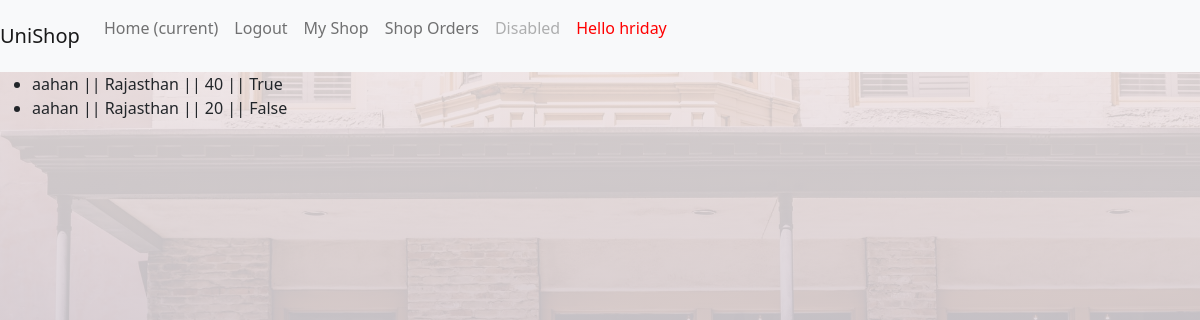
Page /shoporders/ (signed in) on the earlier database version.
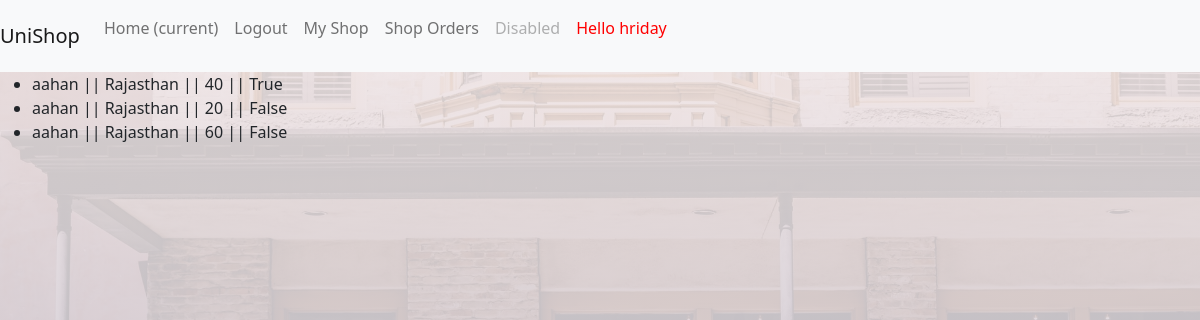
Same page on the later database version.
### unishop/models.py (models this page shows, shortened)
class Bill(models.Model):
    deliver = models.BooleanField(default=False)
    address = models.CharField(max_length=100)
    total_price = models.PositiveIntegerField()
    user = models.ForeignKey(User,on_delete=models.CASCADE,related_name="bill")
    shop = models.ForeignKey('Shop', on_delete=models.CASCADE,related_name="bills")
    class Meta:
        db_table = "Bill"

### unishop/views.py (the view)
# urls.py: path('shoporders/',views.shop_orders,name = "shop_orders"),
@login_required
def shop_orders(request):
    if not request.user.profile.is_owner:
        return redirect('/')
    orders = request.user.shop.bills.all()
    return render(request,'unishop/shop_orders.html',{
        "orders" : orders
    })

### unishop/templates/unishop/shop_orders.html (shortened to what this page needs)
{% extends 'unishop/base.html' %}
{% block bodyblock %}
{% if not orders %}
<h2>Sorry you don't have any orders right now
{% else %}
<ul>
{% for order in orders  %}
<li>
{{order.user.username}} || {{order.address}} || {{order.total_price}} || {{order.deliver}}
</li>
{% endfor %}
{% endif %}
{% endblock bodyblock %}

### unishop/templates/unishop/base.html (shortened to what this page needs)
<!DOCTYPE html>
{% load static %}
<html lang="en">
<head>
    <link rel="stylesheet" href= "{% static 'unishop/css/bootstrap.min.css' %}" >
    <link rel="stylesheet" href= "{% static 'unishop/css/index.css' %}" >
</head>
<body>
<nav class="navbar navbar-expand-lg navbar-light bg-light">
  <a class="navbar-brand" href="#">UniShop</a>
  <div class="collapse navbar-collapse" id="navbarNav">
    <ul class="navbar-nav">
      <li class="nav-item active">
        <a class="nav-link" href="/">Home <span class="sr-only">(current)</span></a>
      </li>
      {% if user.is_authenticated %}
      <li class="nav-item">
        <a class="nav-link" href="/logout">Logout</a>
      </li>
          {% if  user.profile.is_owner %}
          <li class="nav-item">
            <a class="nav-link" href="/myshop">My Shop</a>
          </li>
          <li class="nav-item">
            <a class="nav-link" href="/shoporders">Shop Orders</a>
          </li>
          {% endif %}
      {% endif %}
      <li class="nav-item">
        <a class="nav-link disabled" href="#" tabindex="-1" aria-disabled="true">Disabled</a>
      </li>
      {% if user.is_authenticated %}
      <li class="nav-item">
        <p class = "nav-link red-color" style = "color:red"> Hello {{user.username}} </p>
      </li>
      {% endif %}
    </ul>
  </div>
</nav>
    {% block bodyblock %}
    {% endblock bodyblock %}
</body>
</html>

### unishop/static/unishop/css/index.css (style rules this page uses)
body { background-image:linear-gradient(rgba(243, 232, 232, 0.877),rgba(187, 187, 204, 0.884)),url('/static/unishop/images/bg.jpg'); background-position: center; background-attachment: fixed; background-size: cover; height:90vh; }

Differences in the rows shown:
added Bill: user.username "aahan", address "Rajasthan", total_price "60", deliver "False"
